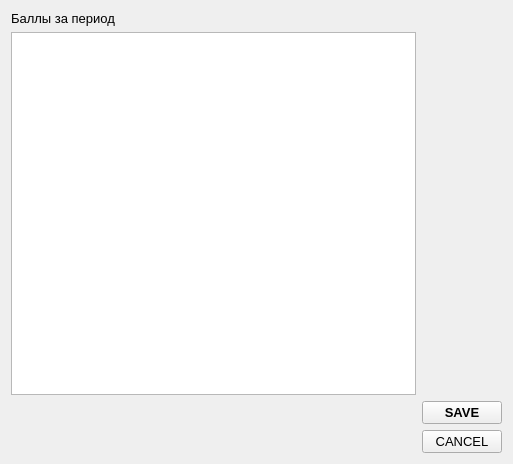
<?xml version="1.0" encoding="UTF-8"?>
<ui version="4.0">
 <class>Form</class>
 <widget class="QWidget" name="Form">
  <property name="geometry">
   <rect>
    <x>0</x>
    <y>0</y>
    <width>513</width>
    <height>464</height>
   </rect>
  </property>
  <property name="windowTitle">
   <string>Посчитать БАЛЛЫ за период времени</string>
  </property>
  <layout class="QGridLayout" name="gridLayout">
   <item row="0" column="0">
    <layout class="QVBoxLayout" name="verticalLayout">
     <item>
      <widget class="QLabel" name="label">
       <property name="font">
        <font>
         <pointsize>10</pointsize>
        </font>
       </property>
       <property name="text">
        <string>Баллы за период</string>
       </property>
      </widget>
     </item>
     <item>
      <widget class="QTableWidget" name="tableWidget"/>
     </item>
    </layout>
   </item>
   <item row="2" column="3">
    <widget class="QPushButton" name="pushButton_cancel">
     <property name="font">
      <font>
       <pointsize>10</pointsize>
      </font>
     </property>
     <property name="text">
      <string>CANCEL</string>
     </property>
    </widget>
   </item>
   <item row="1" column="3">
    <widget class="QPushButton" name="pushButton_save">
     <property name="font">
      <font>
       <pointsize>10</pointsize>
       <weight>75</weight>
       <bold>true</bold>
      </font>
     </property>
     <property name="text">
      <string>SAVE</string>
     </property>
    </widget>
   </item>
  </layout>
 </widget>
 <resources/>
 <connections/>
</ui>
